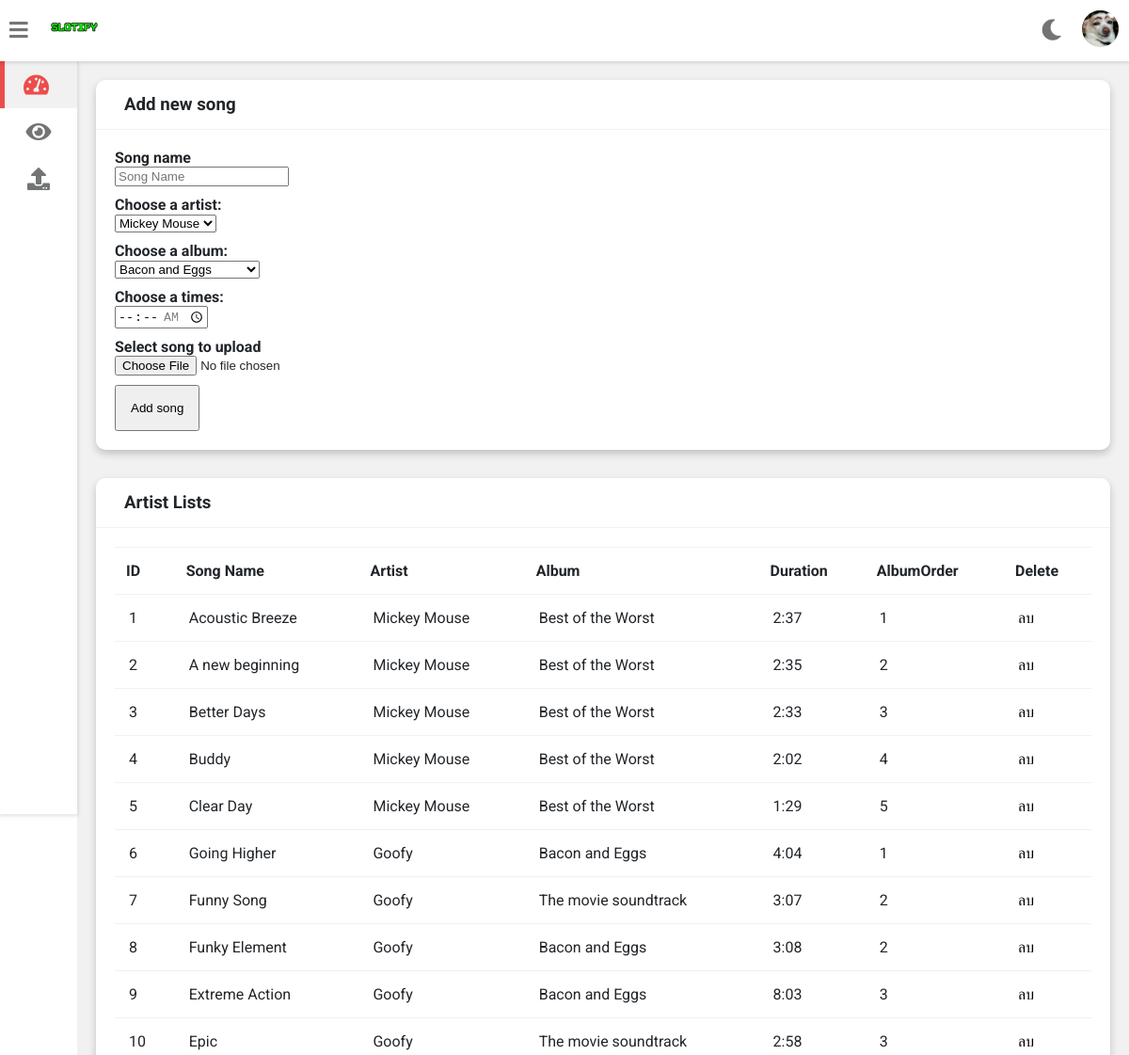
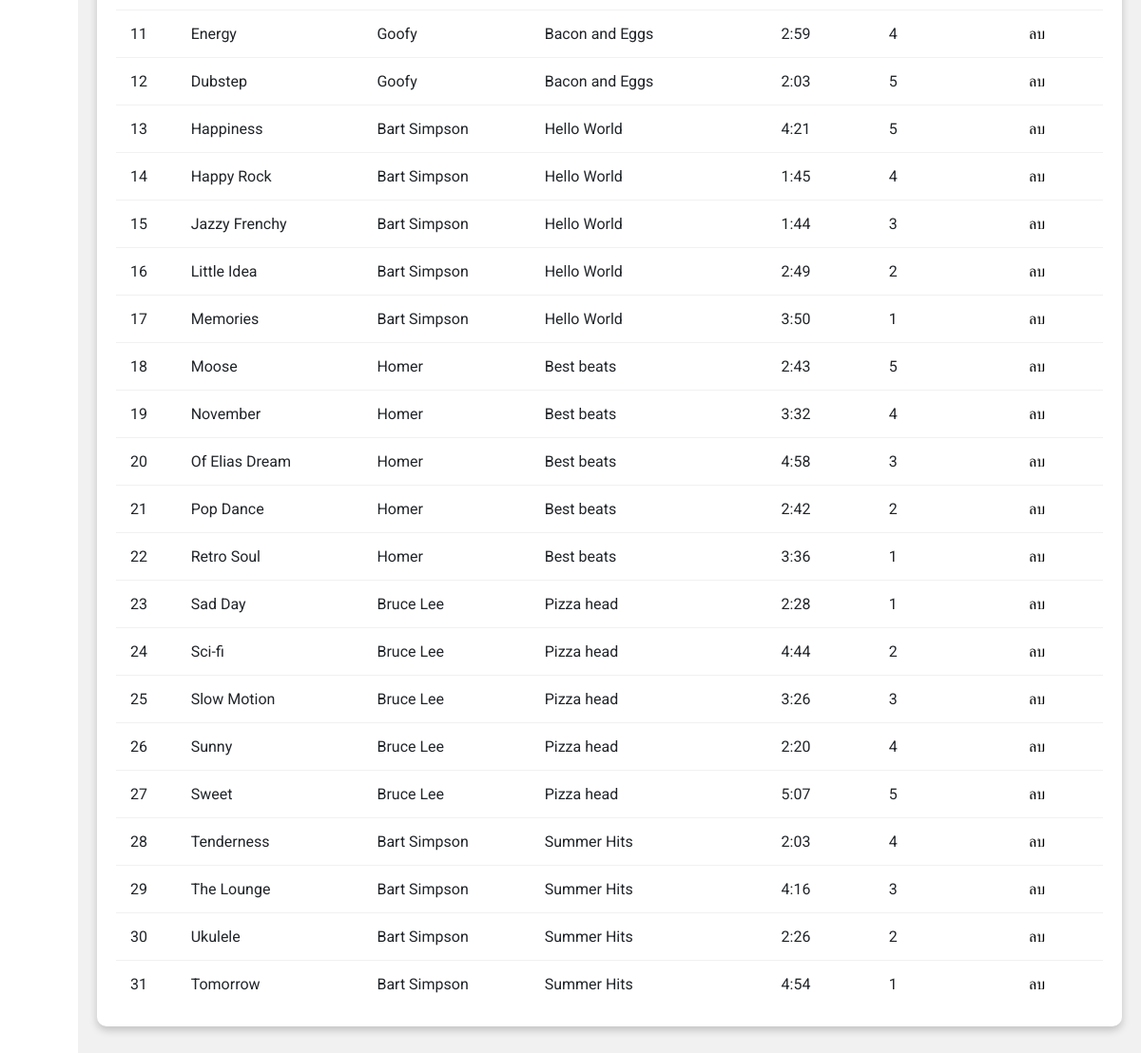
The app's page /staff/upload/uploadSong.php with its own data (2 pictures, top to bottom).
### tables this page shows
CREATE TABLE IF NOT EXISTS `songs` (
`id` int(11) NOT NULL,
  `title` varchar(250) NOT NULL,
  `artist` int(11) NOT NULL,
  `album` int(11) NOT NULL,
  `genre` int(11) NOT NULL,
  `duration` varchar(8) NOT NULL,
  `path` varchar(500) NOT NULL,
  `albumOrder` int(11) NOT NULL,
  `plays` int(11) NOT NULL
);

CREATE TABLE IF NOT EXISTS `artists` (
`id` int(11) NOT NULL,
  `name` varchar(50) NOT NULL
);

CREATE TABLE IF NOT EXISTS `albums` (
`id` int(11) NOT NULL,
  `title` varchar(250) NOT NULL,
  `artist` int(11) NOT NULL,
  `genre` int(11) NOT NULL,
  `artworkPath` varchar(500) NOT NULL
);

### staff/process.php (called while the page is built, shortened)
<?php
$servername = "localhost";
$username = "root";
$password = "";
$dbname = "slotify";
$conn = new mysqli($servername, $username, $password, $dbname);
$sql_12 = "SELECT * FROM artists;";
$result12 = $conn->query($sql_12);
$sql_13 = "SELECT * FROM albums;";
$result13 = $conn->query($sql_13);
$sql_14 = "SELECT songs.id,
songs.artist,
songs.title,
songs.duration,
songs.albumOrder,
artists.id AS artist_id,
artists.name,
albums.id AS album_id,
albums.title AS album_name
FROM songs
INNER JOIN artists ON songs.artist = artists.id
INNER JOIN albums ON songs.album = albums.id;";
$result14 = $conn->query($sql_14);
?>

### staff/upload/uploadSong.php (the view, shortened to what this page needs)
<?php
include("../process.php");
?>
<!DOCTYPE html>
<html>
<head>
<link rel="stylesheet" type="text/css" href="../fontawesome-free/css/all.min.css">
<link rel="stylesheet" type="text/css" href="../style/style.css">
</head>
<body>
    <body class="overlay-scrollbar">
        <div class="navbar">
            <ul class="navbar-nav">
                <li class="nav-item">
                    <a class="nav-link">
                        <i class="fas fa-bars" onclick="collapseSidebar()"></i>
                    </a>
                </li>
                <li class="nav-item">
                <a href="../../index.php">
                    <img src="../assets/logo.png" alt="slotify logo" class="logo logo-light">
                </a>
                </li>
            </ul>
            <ul class="navbar-nav nav-right">
                <li class="nav-item mode">
                    <a class="nav-link" href="#" onclick="switchTheme()">
                        <i class="fas fa-moon dark-icon"></i>
                    </a>
                </li>
                <li class="nav-item avt-wrapper">
                    <div class="avt dropdown">
                        <img src="../assets/001.jpg" alt="User image" class="dropdown-toggle" data-toggle="user-menu">
                    </div>
                </li>
            </ul>
        </div>
<div class="sidebar">
            <ul class="sidebar-nav">
                <li class="sidebar-nav-item">
                    <a href="../home.php" class="sidebar-nav-link active">
                        <div>
                            <i class="fas fa-tachometer-alt"></i>
                        </div>
                    </a>
                </li>
                <li  class="sidebar-nav-item">
                    <a href="../view.php" class="sidebar-nav-link">
                        <div>
                            <i class="fas fa-eye"></i>
                        </div>
                    </a>
                </li>
                <li  class="sidebar-nav-item">
                    <a href="../upload.php" class="sidebar-nav-link">
                        <div>
                        <i class="fas fa-upload"></i>
                        </div>
                    </a>
                </li>
            </ul>
        </div>
        <div class="wrapper">
            <div class="row">
                <div class="col-12 col-m-12 col-sm-12">
                    <div class="card">
                        <div class="card-header">
                            <h3>
                                Add new song
                            </h3>
                        </div>
                        <div class="card-content">
                            <form action="../process.php" method="POST" enctype="multipart/form-data">
                                <div>
                                    <label for="artist"><b>Song name</b></label><br>
                                    <input type="text" name="song_name" placeholder="Song Name" required>
                                </div>
                                <div>
                                    <label for="artist"><b>Choose a artist:</b></label><br>
                                    <select id="artist" name="artist">
                                    <?php
                                    if ($result12->num_rows > 0) {
                                        while($row = $result12->fetch_assoc()) {
                                    ?>
                                        <option value="<?php echo $row['id']; ?>"><?php echo $row['name']; ?></option>
                                    <?php
                                        }
                                        }
                                    ?>
                                    </select>
                                </div>
                                <div>
                                    <label for="album"><b>Choose a album:</b></label><br>
                                    <select id="album" name="album">
                                    <?php
                                    if ($result13->num_rows > 0) {
                                        while($row = $result13->fetch_assoc()) {
                                    ?>
                                        <option value="<?php echo $row['id']; ?>"><?php echo $row['title']; ?></option>
                                    <?php
                                        }
                                        }
                                    ?>
                                    </select>
                                </div>
                                <div>
                                    <label for="duration"><b>Choose a times:</b></label><br>
                                    <input type="time" id="duration" name="duration" min="00:00" max="10:00" required>
                                </div>
                                <div>
                                    <label for="fileToUpload"><b>Select song to upload</b></label><br>
                                    <input type="file" name="fileToUpload" id="fileToUpload">
                                </div>
                                <button type="submit" name="song_upload" style="padding: 15px;">Add song</button>
                            </form>
                        </div>
                    </div>
                </div>
            </div>
            <div class="row">
                <div class="col-12 col-m-12 col-sm-12">
                    <div class="card">
                        <div class="card-header">
                            <h3>
                                Artist Lists
                            </h3>
                        </div>
                        <div class="card-content">
                            <table>
                                <thead>
                                    <tr>
                                        <th>ID</th>
                                        <th>Song Name</th>
                                        <th>Artist</th>
                                        <th>Album</th>
                                        <th>Duration</th>
                                        <th>AlbumOrder</th>
                                        <th>Delete</th>
                                    </tr>
                                </thead>
                                <tbody>
                                    <?php
                                    if ($result14->num_rows > 0) {
                                        while($row = $result14->fetch_assoc()) {
                                    ?>
                                    <tr>
                                        <td><?php echo $row["id"]; ?></td>
                                        <td><?php echo $row["title"]; ?></td>
                                        <td><?php echo $row["name"]; ?></td>
                                        <td><?php echo $row["album_name"]; ?></td>
                                        <td>
                                            <span>
                                                <?php echo $row["duration"]; ?>
                                            </span>
                                        </td>
                                        <td><?php echo $row["albumOrder"]; ?></td>
                                        <td><a href="../process.php?song_id=<?php echo $row["id"]; ?>" style="color: #000;">ลบ</a></td>
                                    </tr>
                                    <?php
                                      }
                                    }
                                    ?>
                                </tbody>
                            </table>
                        </div>
                    </div>
                </div>
            </div>
        </div>
    </body>
</body>
</html>

### staff/style/style.css (style rules this page uses)
:root { --primary-color: #4834d4; --success-color: #6ab04c; --warning-color: #f0932b; --danger-color: #eb4d4b; --light-color: #212529; --light-second-color: #727475; --light-background: #ffffff; --light-second-background: #f1f1f1; --dark-color: #909090; --dark-second-color: #f5f6fa; --dark-background: #23242D; --dark-second-background: #181818; }
.light { --main-bg-color: var(--light-background); --second-bg-color: var(--light-second-background); --main-color: var(--light-color); --second-color: var(--light-second-color); }
* { box-sizing: border-box; }
body { font-family: 'Roboto', sans-serif; background: var(--main-bg-color); color: var(--main-color); margin: 0; }
.navbar { display: flex; flex-direction: row; background: var(--main-bg-color); color: var(--main-color); position: fixed; top: 0; right: 0; left: 0; z-index: 101; box-shadow: rgba(0,0,0,0.12) 0px 1px 4px 1px; }
.navbar-nav { list-style: none; display: flex; flex-direction: row; padding-left: 0; margin-bottom: 0; margin-top: 0; }
.nav-link { float: left; text-align: center; padding: 21px 10px; text-decoration: none; font-size: 17px; color: var(--second-color); position: relative; }
.navbar-nav i { font-size: 1.4rem; }
.nav-right { margin-left: auto; }
.logo { height: 60px; padding: 10px; }
.avt img { width: 39px; height: 39px; border-radius: 50%; }
.avt { padding: 11px }
.dropdown { position: relative; }
.wrapper { padding: 10px; margin-left: 82px; padding-top: 75px; background: var(--second-bg-color); transition: margin-left .5s; }
.sidebar { width: 82px; height: 100vh; position: fixed; margin-top: 65px; background: var(--main-bg-color); box-shadow: rgba(0,0,0,0.12) 0px 1px 4px 1px; overflow: hidden; z-index: 100; transition: width .5s; }
.sidebar-nav { list-style: none; padding: 0; margin: 0; display: flex; flex-direction: column; align-items: center; height: 100vh; }
.sidebar-nav-item { width: 100%; }
.sidebar-nav-link { display: flex; align-items: center; color: var(--main-color); text-decoration: none; }
.sidebar-nav-link i { font-size: 1.5rem; color: var(--second-color); position: absolute; left: 50%; top: 50%; transform: translate(-50%, -50%); }
.sidebar-nav-link div { min-width: 82px; height: 50px; position: relative; }
.sidebar-nav-link.active { background: var(--second-bg-color); color: var(--danger-color); }
.sidebar-nav-link.active div { border-left: 5px solid var(--danger-color); }
.sidebar-nav-link.active i { color: var(--danger-color); margin-left: -5px; }
.row { display: flex; flex-wrap: wrap; flex-direction: row; }
.row:after, .row:before { box-sizing: border-box; }
[class*="col-"] { padding: 10px; }
@media only screen and (min-width: 600px) { .col-sm-12 { width: 100%; } }
@media only screen and (min-width: 768px) { .col-m-12 { width: 100%; } }
@media only screen and (min-width: 992px) { .col-12 { width: 100%; } }
.card { background: var(--main-bg-color); color: var(--main-color); border-radius: 10px; margin-bottom: 10px; box-shadow: 0 4px 8px 0 rgba(0,0,0,0.2); }
.card-header { padding: 15px 30px; border-bottom: 1px solid var(--second-bg-color); position: relative; }
.card-header h3 { margin: 0; }
.card-content { padding: 20px; overflow-x: auto; }
table { border-collapse: collapse; width: 100%; }
table td { border-top: 1px solid var(--second-bg-color); padding: 15px; }
table th { border-top: 1px solid var(--second-bg-color); border-bottom: 1px solid var(--second-bg-color); padding: 15px 12px; text-align: left; }
.wrapper .row a { text-decoration: none; color: #fff; }

### staff/upload/uploadSong.php (style rules this page uses)
form div { margin-bottom: 10px; }

### records on screen
songs: id "1", title "Acoustic Breeze", artists.name "Mickey Mouse", albums.title "Best of the Worst", duration "2:37", albumOrder "1"
songs: id "2", title "A new beginning", artists.name "Mickey Mouse", albums.title "Best of the Worst", duration "2:35", albumOrder "2"
songs: id "3", title "Better Days", artists.name "Mickey Mouse", albums.title "Best of the Worst", duration "2:33", albumOrder "3"
songs: id "4", title "Buddy", artists.name "Mickey Mouse", albums.title "Best of the Worst", duration "2:02", albumOrder "4"
songs: id "5", title "Clear Day", artists.name "Mickey Mouse", albums.title "Best of the Worst", duration "1:29", albumOrder "5"
songs: id "6", title "Going Higher", artists.name "Goofy", albums.title "Bacon and Eggs", duration "4:04", albumOrder "1"
songs: id "7", title "Funny Song", artists.name "Goofy", albums.title "The movie soundtrack", duration "3:07", albumOrder "2"
songs: id "8", title "Funky Element", artists.name "Goofy", albums.title "Bacon and Eggs", duration "3:08", albumOrder "2"
songs: id "9", title "Extreme Action", artists.name "Goofy", albums.title "Bacon and Eggs", duration "8:03", albumOrder "3"
songs: id "10", title "Epic", artists.name "Goofy", albums.title "The movie soundtrack", duration "2:58", albumOrder "3"
songs: id "11", title "Energy", artists.name "Goofy", albums.title "Bacon and Eggs", duration "2:59", albumOrder "4"
songs: id "12", title "Dubstep", artists.name "Goofy", albums.title "Bacon and Eggs", duration "2:03", albumOrder "5"
songs: id "13", title "Happiness", artists.name "Bart Simpson", albums.title "Hello World", duration "4:21", albumOrder "5"
songs: id "14", title "Happy Rock", artists.name "Bart Simpson", albums.title "Hello World", duration "1:45", albumOrder "4"
songs: id "15", title "Jazzy Frenchy", artists.name "Bart Simpson", albums.title "Hello World", duration "1:44", albumOrder "3"
songs: id "16", title "Little Idea", artists.name "Bart Simpson", albums.title "Hello World", duration "2:49", albumOrder "2"
songs: id "17", title "Memories", artists.name "Bart Simpson", albums.title "Hello World", duration "3:50", albumOrder "1"
songs: id "18", title "Moose", artists.name "Homer", albums.title "Best beats", duration "2:43", albumOrder "5"
songs: id "19", title "November", artists.name "Homer", albums.title "Best beats", duration "3:32", albumOrder "4"
songs: id "20", title "Of Elias Dream", artists.name "Homer", albums.title "Best beats", duration "4:58", albumOrder "3"
songs: id "21", title "Pop Dance", artists.name "Homer", albums.title "Best beats", duration "2:42", albumOrder "2"
songs: id "22", title "Retro Soul", artists.name "Homer", albums.title "Best beats", duration "3:36", albumOrder "1"
songs: id "23", title "Sad Day", artists.name "Bruce Lee", albums.title "Pizza head", duration "2:28", albumOrder "1"
songs: id "24", title "Sci-fi", artists.name "Bruce Lee", albums.title "Pizza head", duration "4:44", albumOrder "2"
songs: id "25", title "Slow Motion", artists.name "Bruce Lee", albums.title "Pizza head", duration "3:26", albumOrder "3"
songs: id "26", title "Sunny", artists.name "Bruce Lee", albums.title "Pizza head", duration "2:20", albumOrder "4"
songs: id "27", title "Sweet", artists.name "Bruce Lee", albums.title "Pizza head", duration "5:07", albumOrder "5"
songs: id "28", title "Tenderness", artists.name "Bart Simpson", albums.title "Summer Hits", duration "2:03", albumOrder "4"
songs: id "29", title "The Lounge", artists.name "Bart Simpson", albums.title "Summer Hits", duration "4:16", albumOrder "3"
songs: id "30", title "Ukulele", artists.name "Bart Simpson", albums.title "Summer Hits", duration "2:26", albumOrder "2"
songs: id "31", title "Tomorrow", artists.name "Bart Simpson", albums.title "Summer Hits", duration "4:54", albumOrder "1"

### other values on screen
form field artist "Mickey Mouse"
form field album "Bacon and Eggs"
